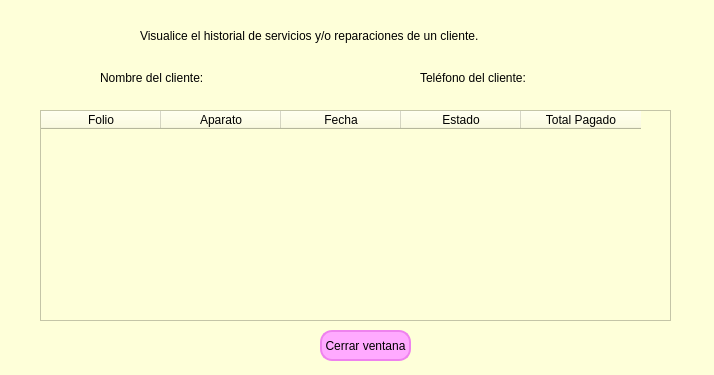
<?xml version="1.0" encoding="UTF-8"?>
<ui version="4.0">
 <class>Form</class>
 <widget class="QWidget" name="Form">
  <property name="geometry">
   <rect>
    <x>0</x>
    <y>0</y>
    <width>714</width>
    <height>375</height>
   </rect>
  </property>
  <property name="windowTitle">
   <string>Historial del cliente</string>
  </property>
  <property name="styleSheet">
   <string notr="true">background-color: rgb(254, 255, 217);</string>
  </property>
  <widget class="QLabel" name="label">
   <property name="geometry">
    <rect>
     <x>140</x>
     <y>10</y>
     <width>481</width>
     <height>51</height>
    </rect>
   </property>
   <property name="styleSheet">
    <string notr="true">font: 700 10pt &quot;Verdana&quot;;</string>
   </property>
   <property name="text">
    <string>Visualice el historial de servicios y/o reparaciones de un cliente.</string>
   </property>
  </widget>
  <widget class="QLabel" name="lbl_nombre_historial">
   <property name="geometry">
    <rect>
     <x>100</x>
     <y>70</y>
     <width>201</width>
     <height>16</height>
    </rect>
   </property>
   <property name="styleSheet">
    <string notr="true">font: 9pt &quot;Verdana&quot;;</string>
   </property>
   <property name="text">
    <string>Nombre del cliente: </string>
   </property>
  </widget>
  <widget class="QLabel" name="lbl_telefono_historial">
   <property name="geometry">
    <rect>
     <x>420</x>
     <y>70</y>
     <width>211</width>
     <height>16</height>
    </rect>
   </property>
   <property name="styleSheet">
    <string notr="true">font: 9pt &quot;Verdana&quot;;</string>
   </property>
   <property name="text">
    <string>Teléfono del cliente: </string>
   </property>
  </widget>
  <widget class="QTableWidget" name="tabla_historial">
   <property name="geometry">
    <rect>
     <x>40</x>
     <y>110</y>
     <width>631</width>
     <height>211</height>
    </rect>
   </property>
   <attribute name="horizontalHeaderDefaultSectionSize">
    <number>120</number>
   </attribute>
   <column>
    <property name="text">
     <string>Folio</string>
    </property>
   </column>
   <column>
    <property name="text">
     <string>Aparato</string>
    </property>
   </column>
   <column>
    <property name="text">
     <string>Fecha</string>
    </property>
   </column>
   <column>
    <property name="text">
     <string>Estado</string>
    </property>
   </column>
   <column>
    <property name="text">
     <string>Total Pagado</string>
    </property>
   </column>
  </widget>
  <widget class="QPushButton" name="btn_cerrar_historial">
   <property name="geometry">
    <rect>
     <x>320</x>
     <y>330</y>
     <width>91</width>
     <height>31</height>
    </rect>
   </property>
   <property name="styleSheet">
    <string notr="true">border: 2px solid violet;
border-radius: 12px;
background-color: rgb(255, 170, 255);</string>
   </property>
   <property name="text">
    <string>Cerrar ventana</string>
   </property>
  </widget>
 </widget>
 <resources/>
 <connections/>
</ui>
